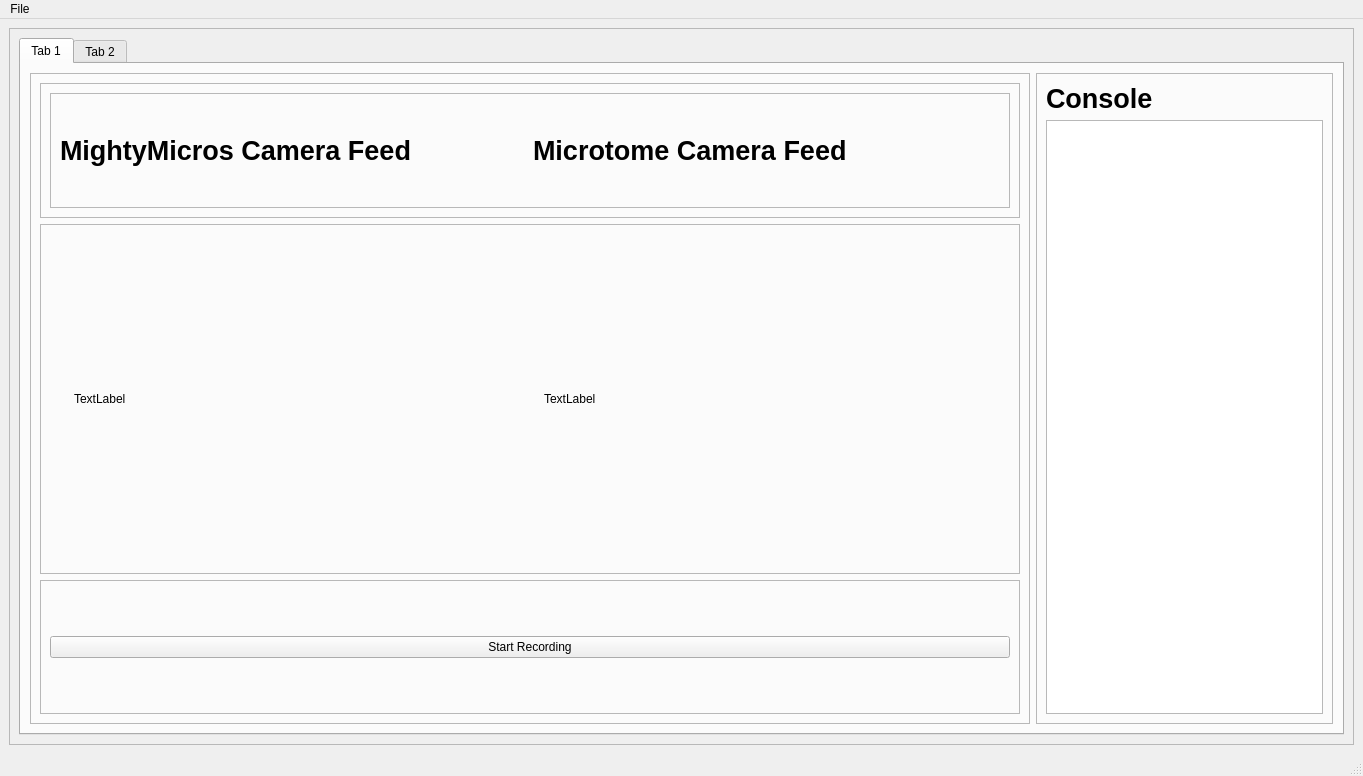
<?xml version="1.0" encoding="UTF-8"?>
<ui version="4.0">
 <class>MainWindow</class>
 <widget class="QMainWindow" name="MainWindow">
  <property name="geometry">
   <rect>
    <x>0</x>
    <y>0</y>
    <width>1363</width>
    <height>776</height>
   </rect>
  </property>
  <property name="minimumSize">
   <size>
    <width>0</width>
    <height>0</height>
   </size>
  </property>
  <property name="windowTitle">
   <string>MainWindow</string>
  </property>
  <widget class="QWidget" name="centralwidget">
   <layout class="QVBoxLayout" name="verticalLayout">
    <item>
     <widget class="QFrame" name="centralFrame">
      <property name="minimumSize">
       <size>
        <width>1100</width>
        <height>0</height>
       </size>
      </property>
      <property name="frameShape">
       <enum>QFrame::StyledPanel</enum>
      </property>
      <property name="frameShadow">
       <enum>QFrame::Raised</enum>
      </property>
      <layout class="QHBoxLayout" name="horizontalLayout_8">
       <item>
        <widget class="QTabWidget" name="tabWidget">
         <property name="currentIndex">
          <number>0</number>
         </property>
         <widget class="QWidget" name="RecordTab">
          <attribute name="title">
           <string>Tab 1</string>
          </attribute>
          <layout class="QHBoxLayout" name="horizontalLayout_5">
           <item>
            <widget class="QFrame" name="VidFrame">
             <property name="minimumSize">
              <size>
               <width>1000</width>
               <height>0</height>
              </size>
             </property>
             <property name="frameShape">
              <enum>QFrame::StyledPanel</enum>
             </property>
             <property name="frameShadow">
              <enum>QFrame::Raised</enum>
             </property>
             <layout class="QVBoxLayout" name="verticalLayout_3">
              <item>
               <widget class="QFrame" name="heading">
                <property name="frameShape">
                 <enum>QFrame::StyledPanel</enum>
                </property>
                <property name="frameShadow">
                 <enum>QFrame::Raised</enum>
                </property>
                <layout class="QVBoxLayout" name="verticalLayout_2">
                 <item>
                  <widget class="QFrame" name="frame_7">
                   <property name="frameShape">
                    <enum>QFrame::StyledPanel</enum>
                   </property>
                   <property name="frameShadow">
                    <enum>QFrame::Raised</enum>
                   </property>
                   <layout class="QHBoxLayout" name="horizontalLayout_6">
                    <item>
                     <widget class="QLabel" name="label_2">
                      <property name="font">
                       <font>
                        <pointsize>20</pointsize>
                        <weight>75</weight>
                        <bold>true</bold>
                       </font>
                      </property>
                      <property name="text">
                       <string>MightyMicros Camera Feed</string>
                      </property>
                     </widget>
                    </item>
                    <item>
                     <widget class="QLabel" name="label">
                      <property name="font">
                       <font>
                        <pointsize>20</pointsize>
                        <weight>75</weight>
                        <bold>true</bold>
                        <underline>false</underline>
                       </font>
                      </property>
                      <property name="layoutDirection">
                       <enum>Qt::LeftToRight</enum>
                      </property>
                      <property name="autoFillBackground">
                       <bool>false</bool>
                      </property>
                      <property name="text">
                       <string>Microtome Camera Feed</string>
                      </property>
                     </widget>
                    </item>
                   </layout>
                  </widget>
                 </item>
                </layout>
               </widget>
              </item>
              <item>
               <widget class="QFrame" name="frame">
                <property name="frameShape">
                 <enum>QFrame::StyledPanel</enum>
                </property>
                <property name="frameShadow">
                 <enum>QFrame::Raised</enum>
                </property>
                <layout class="QHBoxLayout" name="horizontalLayout">
                 <item>
                  <widget class="QLabel" name="label_3">
                   <property name="sizePolicy">
                    <sizepolicy hsizetype="Fixed" vsizetype="Minimum">
                     <horstretch>0</horstretch>
                     <verstretch>0</verstretch>
                    </sizepolicy>
                   </property>
                   <property name="minimumSize">
                    <size>
                     <width>440</width>
                     <height>330</height>
                    </size>
                   </property>
                   <property name="text">
                    <string>TextLabel</string>
                   </property>
                  </widget>
                 </item>
                 <item>
                  <widget class="QLabel" name="label_4">
                   <property name="sizePolicy">
                    <sizepolicy hsizetype="Fixed" vsizetype="Fixed">
                     <horstretch>0</horstretch>
                     <verstretch>0</verstretch>
                    </sizepolicy>
                   </property>
                   <property name="minimumSize">
                    <size>
                     <width>440</width>
                     <height>330</height>
                    </size>
                   </property>
                   <property name="text">
                    <string>TextLabel</string>
                   </property>
                  </widget>
                 </item>
                </layout>
               </widget>
              </item>
              <item>
               <widget class="QFrame" name="CamLabFrame">
                <property name="frameShape">
                 <enum>QFrame::StyledPanel</enum>
                </property>
                <property name="frameShadow">
                 <enum>QFrame::Raised</enum>
                </property>
                <layout class="QHBoxLayout" name="horizontalLayout_7">
                 <item>
                  <widget class="QPushButton" name="pushButton">
                   <property name="text">
                    <string>Start Recording</string>
                   </property>
                  </widget>
                 </item>
                </layout>
               </widget>
              </item>
             </layout>
            </widget>
           </item>
           <item>
            <widget class="QFrame" name="ConFrame">
             <property name="minimumSize">
              <size>
               <width>200</width>
               <height>0</height>
              </size>
             </property>
             <property name="frameShape">
              <enum>QFrame::StyledPanel</enum>
             </property>
             <property name="frameShadow">
              <enum>QFrame::Raised</enum>
             </property>
             <layout class="QVBoxLayout" name="verticalLayout_4">
              <item>
               <widget class="QLabel" name="ConTitle">
                <property name="font">
                 <font>
                  <pointsize>20</pointsize>
                  <weight>75</weight>
                  <bold>true</bold>
                 </font>
                </property>
                <property name="text">
                 <string>Console</string>
                </property>
               </widget>
              </item>
              <item>
               <widget class="QGraphicsView" name="graphicsView"/>
              </item>
             </layout>
            </widget>
           </item>
          </layout>
         </widget>
         <widget class="QWidget" name="tab_2">
          <attribute name="title">
           <string>Tab 2</string>
          </attribute>
          <layout class="QHBoxLayout" name="horizontalLayout_16">
           <item>
            <widget class="QFrame" name="VidFrame_2">
             <property name="minimumSize">
              <size>
               <width>1000</width>
               <height>0</height>
              </size>
             </property>
             <property name="frameShape">
              <enum>QFrame::StyledPanel</enum>
             </property>
             <property name="frameShadow">
              <enum>QFrame::Raised</enum>
             </property>
             <layout class="QVBoxLayout" name="verticalLayout_5">
              <item>
               <widget class="QFrame" name="heading_2">
                <property name="frameShape">
                 <enum>QFrame::StyledPanel</enum>
                </property>
                <property name="frameShadow">
                 <enum>QFrame::Raised</enum>
                </property>
                <layout class="QVBoxLayout" name="verticalLayout_6">
                 <item>
                  <widget class="QFrame" name="frame_8">
                   <property name="frameShape">
                    <enum>QFrame::StyledPanel</enum>
                   </property>
                   <property name="frameShadow">
                    <enum>QFrame::Raised</enum>
                   </property>
                   <layout class="QHBoxLayout" name="horizontalLayout_10">
                    <item>
                     <widget class="QLabel" name="label_5">
                      <property name="font">
                       <font>
                        <pointsize>20</pointsize>
                        <weight>75</weight>
                        <bold>true</bold>
                       </font>
                      </property>
                      <property name="text">
                       <string>MightyMicros Camera Feed</string>
                      </property>
                     </widget>
                    </item>
                    <item>
                     <widget class="QLabel" name="label_6">
                      <property name="font">
                       <font>
                        <pointsize>20</pointsize>
                        <weight>75</weight>
                        <bold>true</bold>
                        <underline>false</underline>
                       </font>
                      </property>
                      <property name="layoutDirection">
                       <enum>Qt::LeftToRight</enum>
                      </property>
                      <property name="autoFillBackground">
                       <bool>false</bool>
                      </property>
                      <property name="text">
                       <string>Microtome Camera Feed</string>
                      </property>
                     </widget>
                    </item>
                   </layout>
                  </widget>
                 </item>
                 <item>
                  <widget class="QFrame" name="buttonsFrame_2">
                   <property name="frameShape">
                    <enum>QFrame::StyledPanel</enum>
                   </property>
                   <property name="frameShadow">
                    <enum>QFrame::Raised</enum>
                   </property>
                   <layout class="QHBoxLayout" name="horizontalLayout_11">
                    <item>
                     <widget class="QFrame" name="frame_4">
                      <property name="frameShape">
                       <enum>QFrame::StyledPanel</enum>
                      </property>
                      <property name="frameShadow">
                       <enum>QFrame::Raised</enum>
                      </property>
                      <layout class="QHBoxLayout" name="horizontalLayout_12">
                       <item>
                        <widget class="QToolButton" name="toolButton_4">
                         <property name="font">
                          <font>
                           <pointsize>12</pointsize>
                          </font>
                         </property>
                         <property name="text">
                          <string>Draw Detection</string>
                         </property>
                        </widget>
                       </item>
                       <item>
                        <widget class="QToolButton" name="toolButton_5">
                         <property name="font">
                          <font>
                           <pointsize>12</pointsize>
                          </font>
                         </property>
                         <property name="text">
                          <string>Delete Detection</string>
                         </property>
                        </widget>
                       </item>
                       <item>
                        <widget class="QToolButton" name="toolButton_6">
                         <property name="font">
                          <font>
                           <pointsize>12</pointsize>
                          </font>
                         </property>
                         <property name="text">
                          <string>Examine Detection</string>
                         </property>
                        </widget>
                       </item>
                      </layout>
                     </widget>
                    </item>
                   </layout>
                  </widget>
                 </item>
                </layout>
               </widget>
              </item>
              <item>
               <widget class="QFrame" name="frame_5">
                <property name="frameShape">
                 <enum>QFrame::StyledPanel</enum>
                </property>
                <property name="frameShadow">
                 <enum>QFrame::Raised</enum>
                </property>
                <layout class="QHBoxLayout" name="horizontalLayout_13">
                 <item>
                  <widget class="QLabel" name="label_9">
                   <property name="sizePolicy">
                    <sizepolicy hsizetype="Fixed" vsizetype="Fixed">
                     <horstretch>0</horstretch>
                     <verstretch>0</verstretch>
                    </sizepolicy>
                   </property>
                   <property name="minimumSize">
                    <size>
                     <width>440</width>
                     <height>330</height>
                    </size>
                   </property>
                   <property name="text">
                    <string>TextLabel</string>
                   </property>
                  </widget>
                 </item>
                </layout>
               </widget>
              </item>
              <item>
               <widget class="QFrame" name="frame_6">
                <property name="minimumSize">
                 <size>
                  <width>440</width>
                  <height>0</height>
                 </size>
                </property>
                <property name="frameShape">
                 <enum>QFrame::StyledPanel</enum>
                </property>
                <property name="frameShadow">
                 <enum>QFrame::Raised</enum>
                </property>
                <layout class="QHBoxLayout" name="horizontalLayout_14">
                 <item>
                  <widget class="QPushButton" name="pushButton_2">
                   <property name="text">
                    <string>PushButton</string>
                   </property>
                  </widget>
                 </item>
                 <item>
                  <widget class="QPushButton" name="pushButton_5">
                   <property name="text">
                    <string>PushButton</string>
                   </property>
                  </widget>
                 </item>
                </layout>
               </widget>
              </item>
             </layout>
            </widget>
           </item>
           <item>
            <widget class="QFrame" name="frame_2">
             <property name="frameShape">
              <enum>QFrame::StyledPanel</enum>
             </property>
             <property name="frameShadow">
              <enum>QFrame::Raised</enum>
             </property>
             <widget class="QFrame" name="ConFrame_2">
              <property name="geometry">
               <rect>
                <x>0</x>
                <y>21</y>
                <width>200</width>
                <height>781</height>
               </rect>
              </property>
              <property name="sizePolicy">
               <sizepolicy hsizetype="Fixed" vsizetype="Fixed">
                <horstretch>0</horstretch>
                <verstretch>0</verstretch>
               </sizepolicy>
              </property>
              <property name="minimumSize">
               <size>
                <width>200</width>
                <height>0</height>
               </size>
              </property>
              <property name="frameShape">
               <enum>QFrame::StyledPanel</enum>
              </property>
              <property name="frameShadow">
               <enum>QFrame::Raised</enum>
              </property>
              <layout class="QVBoxLayout" name="verticalLayout_7">
               <item>
                <widget class="QLabel" name="ConTitle_2">
                 <property name="font">
                  <font>
                   <pointsize>20</pointsize>
                   <weight>75</weight>
                   <bold>true</bold>
                  </font>
                 </property>
                 <property name="text">
                  <string>Console</string>
                 </property>
                </widget>
               </item>
               <item>
                <widget class="QGraphicsView" name="graphicsView_2"/>
               </item>
              </layout>
             </widget>
            </widget>
           </item>
          </layout>
         </widget>
        </widget>
       </item>
      </layout>
     </widget>
    </item>
   </layout>
  </widget>
  <widget class="QMenuBar" name="menubar">
   <property name="geometry">
    <rect>
     <x>0</x>
     <y>0</y>
     <width>1363</width>
     <height>21</height>
    </rect>
   </property>
   <widget class="QMenu" name="menuFile">
    <property name="title">
     <string>File</string>
    </property>
    <addaction name="actionSave"/>
    <addaction name="actionSave_As"/>
    <addaction name="actionSettings"/>
   </widget>
   <addaction name="menuFile"/>
  </widget>
  <widget class="QStatusBar" name="statusbar"/>
  <action name="actionSave">
   <property name="text">
    <string>Save</string>
   </property>
  </action>
  <action name="actionSave_As">
   <property name="text">
    <string>Save As...</string>
   </property>
  </action>
  <action name="actionDraw_Detection">
   <property name="text">
    <string>Draw Detection</string>
   </property>
  </action>
  <action name="actionDelete_Detection">
   <property name="text">
    <string>Delete Detection</string>
   </property>
  </action>
  <action name="actionSave_2">
   <property name="text">
    <string>Save</string>
   </property>
  </action>
  <action name="actionSave_As_2">
   <property name="text">
    <string>Save As...</string>
   </property>
  </action>
  <action name="actionSettings">
   <property name="text">
    <string>Settings</string>
   </property>
  </action>
 </widget>
 <resources/>
 <connections/>
</ui>
